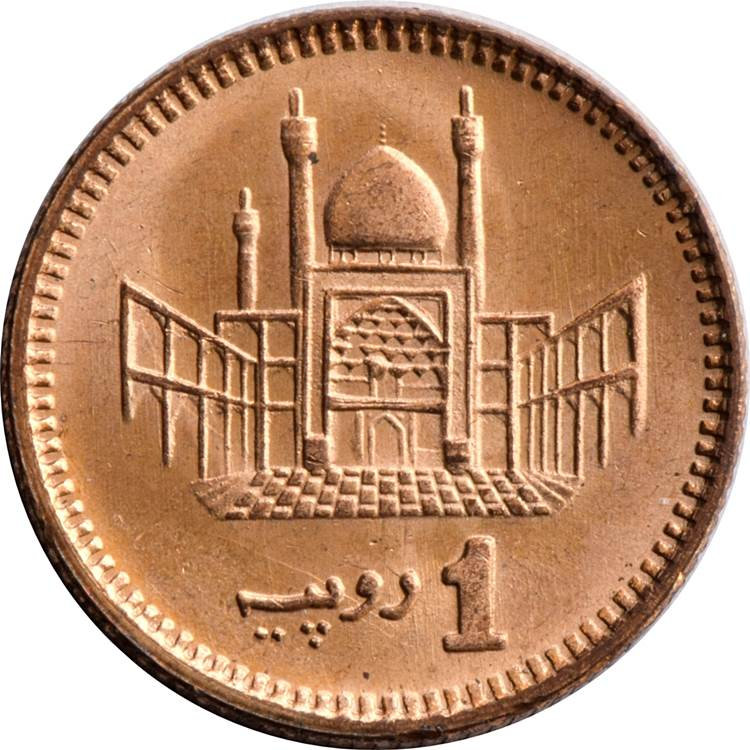
#> input picture coin_1.jpg, 750 x 750 px
$ python testing_hu.py
#> lines starting #> are read from the running program, lines starting #| are printed output that depends on the picture; pictures that were not available may be replaced by others from this repository, and a replacement may not be noted
import cv2
import numpy as np

# Load the images of the extracted coin and the reference coin
coin1 = cv2.imread('coin_1.jpg', cv2.IMREAD_GRAYSCALE)
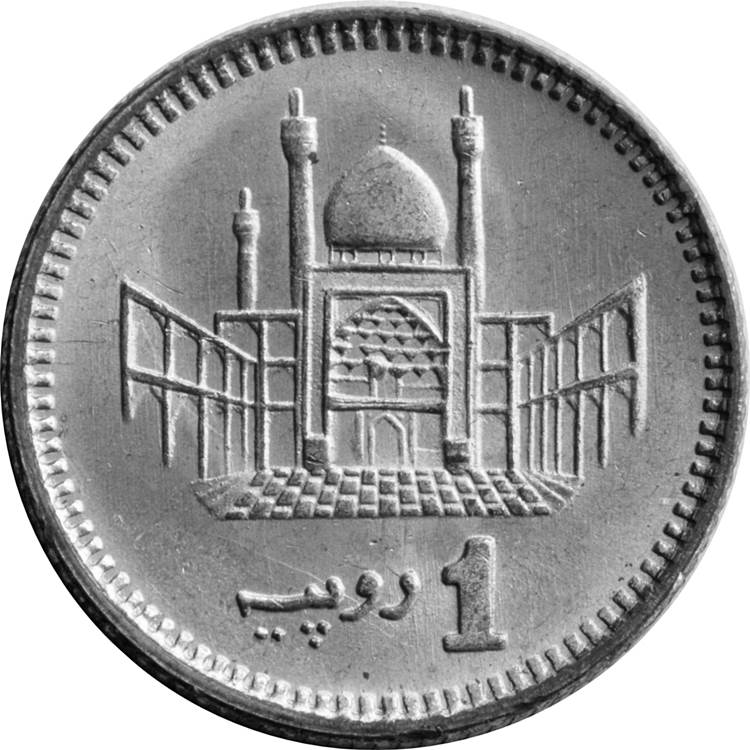
#> coin1: shape (750, 750); min 0, max 255, mean 160.6
coin2 = cv2.imread('coin_1_1.jpeg', cv2.IMREAD_GRAYSCALE)
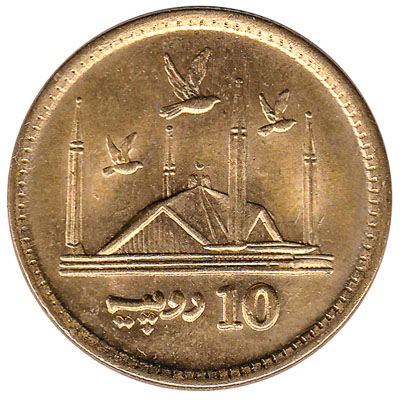
#> input picture coin_10.jpg, 400 x 400 px, given in place of coin_1_1.jpeg, which was not available
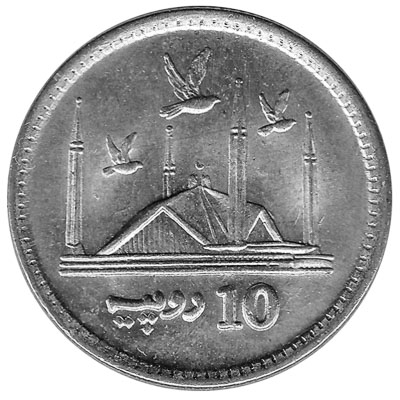
#> coin2: shape (400, 400); min 0, max 255, mean 161.5

# Calculate the Hu moments of the extracted coin
moments1 = cv2.moments(coin1)
#> moments1 = moments, m00 90331400, centre m10/m00, m01/m00 = (371.1, 377.4)
huMoments1 = cv2.HuMoments(moments1)
#> huMoments1 = [0.00117, 1.98e-10, 1.74e-14, 3.37e-13, -1.33e-26, -4.22e-18, -2.21e-26]

# Calculate the Hu moments of the reference coin
moments2 = cv2.moments(coin2)
#> moments2 = moments, m00 25842921, centre m10/m00, m01/m00 = (200.9, 197.8)
huMoments2 = cv2.HuMoments(moments2)
#> huMoments2 = [0.00121, 1.23e-10, 4.54e-15, 3.97e-13, -1.25e-26, -1.95e-18, 1.13e-26]

# Calculate the Euclidean distance between the Hu moments
distance = np.sqrt(np.sum((huMoments1 - huMoments2) ** 2))
#> distance = 4.62e-05

# Print the distance
print(distance)
#| 4.624799944111136e-05
